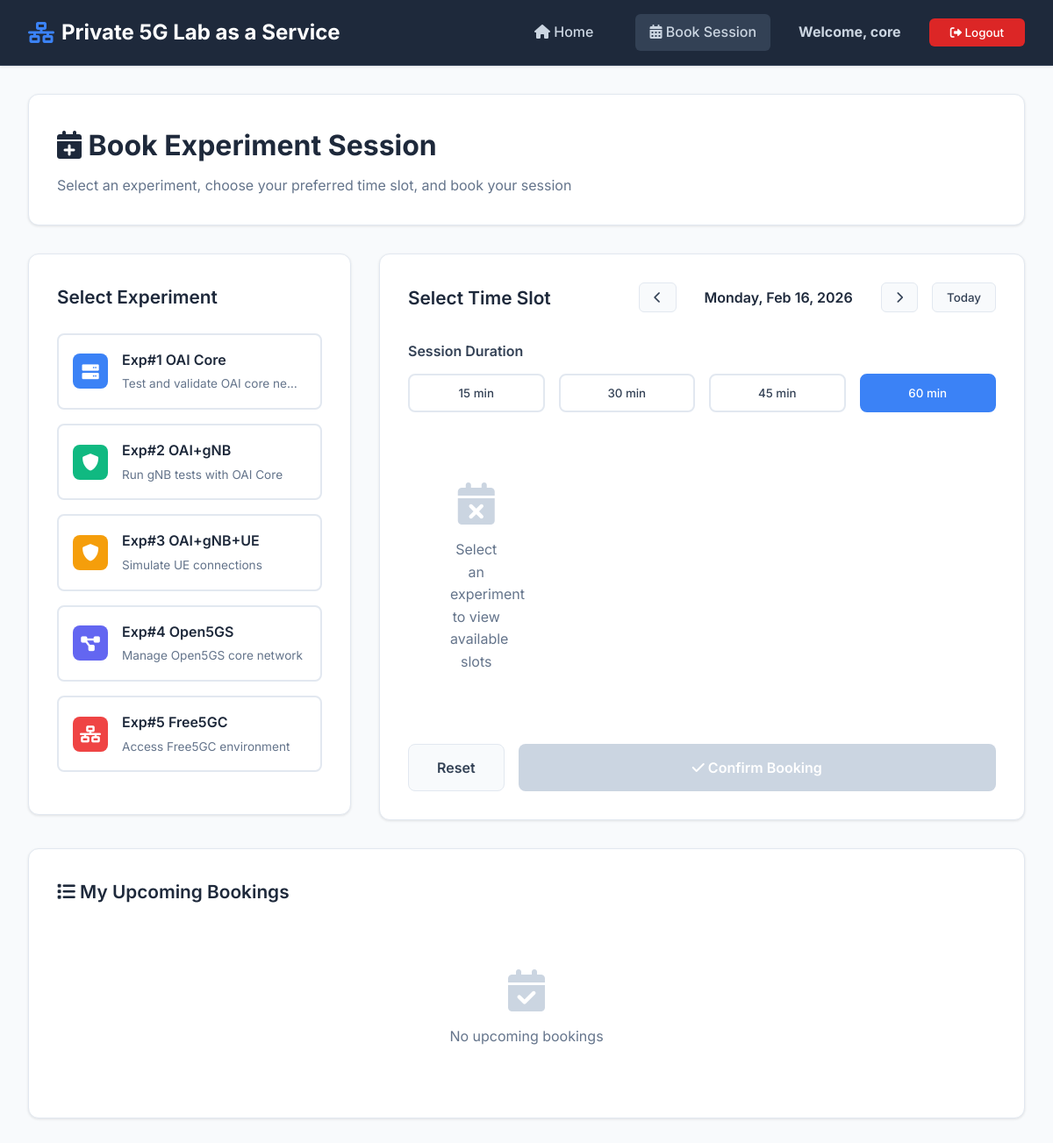
Page /accounts/booking/ (signed in) on the committed database.
### accounts/models.py (models this page shows, shortened)
class User(AbstractUser):
    email = models.EmailField(unique=True)
    bio = models.TextField(max_length=500, blank=True)
    profile_pic = models.ImageField(upload_to='profile_pics/', blank=True)

class Experiment(models.Model):
    exp_key = models.CharField(max_length=50, unique=True)
    name = models.CharField(max_length=100)
    description = models.TextField()
    url = models.URLField()  # Base URL without port, e.g., http://10.7.43.10
    port = models.IntegerField(default=4040)  # Port number
    is_custom = models.BooleanField(default=False)  # True for user-created experiments
    created_by = models.ForeignKey(User, on_delete=models.SET_NULL, null=True, blank=True, related_name='created_experiments')
    created_at = models.DateTimeField(default=timezone.now)
    class Meta:
        ordering = ['id']  # Show in order of creation

### accounts/views.py (the view)
# urls.py: path('booking/', views.booking_dashboard, name='booking_dashboard'),
@login_required
def booking_dashboard(request):
    date_str = request.GET.get('date')
    if date_str:
        try:
            target_date = timezone.datetime.strptime(date_str, '%Y-%m-%d').date()
        except ValueError:
            target_date = timezone.now().date()
    else:
        target_date = timezone.now().date()
    now = timezone.now()
    experiments = Experiment.objects.all()
    user_bookings = request.user.bookings.filter(
        status='active',
        start_time__gte=now
    ).order_by('start_time')
    context = {
        'experiments': experiments,
        'target_date': target_date,
        'user_bookings': user_bookings,
    }
    return render(request, 'booking_dashboard.html', context)

### templates/booking_dashboard.html (shortened to what this page needs)
<!DOCTYPE html>
<html>
<head>
    <link href="https://cdnjs.cloudflare.com/ajax/libs/font-awesome/6.0.0/css/all.min.css" rel="stylesheet">
</head>
<body>
    <nav class="navbar">
        <div class="nav-content">
            <a href="{% url 'accounts:home' %}" class="logo">
                <i class="fas fa-network-wired"></i>
                Private 5G Lab as a Service
            </a>
            <div class="nav-links">
                <a href="{% url 'accounts:home' %}"><i class="fas fa-home"></i> Home</a>
                <a href="{% url 'accounts:booking_dashboard' %}" style="background: #334155;"><i
                        class="fas fa-calendar-alt"></i> Book Session</a>
                <h1 style="color: #cbd5e1; font-size: 1rem;">Welcome, {{ user.username }}</h1>
                <form action="{% url 'logout' %}" method="post" style="display: inline;">
                    <button type="submit" class="logout-btn">
                        <i class="fas fa-sign-out-alt"></i> Logout
                    </button>
                </form>
            </div>
        </div>
    </nav>
    <div class="main-container">
        <div class="page-header">
            <h1><i class="fas fa-calendar-plus"></i> Book Experiment Session</h1>
            <p>Select an experiment, choose your preferred time slot, and book your session</p>
        </div>
        <div class="booking-container">
            <div class="experiment-selector">
                <h2>Select Experiment</h2>
                {% for experiment in experiments %}
                <div class="exp-option" data-exp="{{ experiment.exp_key }}"
                    onclick="selectExperiment('{{ experiment.exp_key }}')">
                    <div
                        class="exp-option-icon {% cycle 'exp-color-1' 'exp-color-2' 'exp-color-3' 'exp-color-4' 'exp-color-5' 'exp-color-6' 'exp-color-7' %}">
                        {% if 'Core' in experiment.name %}
                        <i class="fas fa-server"></i>
                        {% elif 'gNB' in experiment.name %}
                        <i class="fas fa-shield-alt"></i>
                        {% elif 'UE' in experiment.name %}
                        <i class="fas fa-mobile-alt"></i>
                        {% elif 'Open5GS' in experiment.name %}
                        <i class="fas fa-project-diagram"></i>
                        {% else %}
                        <i class="fas fa-network-wired"></i>
                        {% endif %}
                    </div>
                    <div class="exp-option-content">
                        <h3>{{ experiment.name }}</h3>
                        <p>{{ experiment.description|truncatechars:30 }}</p>
                    </div>
                </div>
                {% endfor %}
            </div>
            <div class="calendar-section">
                <div class="calendar-header">
                    <h2>Select Time Slot</h2>
                    <div class="date-nav">
                        <button onclick="changeDate(-1)"><i class="fas fa-chevron-left"></i></button>
                        <span class="current-date" id="currentDate">{{ target_date|date:"l, M d, Y" }}</span>
                        <button onclick="changeDate(1)"><i class="fas fa-chevron-right"></i></button>
                        <button onclick="goToToday()">Today</button>
                    </div>
                </div>
                <div class="duration-selector">
                    <label>Session Duration</label>
                    <div class="duration-options">
                        <button class="duration-btn" data-duration="15" onclick="selectDuration(15)">15 min</button>
                        <button class="duration-btn" data-duration="30" onclick="selectDuration(30)">30 min</button>
                        <button class="duration-btn" data-duration="45" onclick="selectDuration(45)">45 min</button>
                        <button class="duration-btn selected" data-duration="60" onclick="selectDuration(60)">60
                            min</button>
                    </div>
                </div>
                <div class="time-grid" id="timeGrid">
                    <div class="empty-state">
                        <i class="fas fa-calendar-times"></i>
                        <p>Select an experiment to view available slots</p>
                    </div>
                </div>
                <div class="booking-actions">
                    <button class="btn-cancel" onclick="resetSelection()">Reset</button>
                    <button class="btn-book" id="bookBtn" disabled onclick="confirmBooking()">
                        <i class="fas fa-check"></i> Confirm Booking
                    </button>
                </div>
            </div>
        </div>
        <div class="my-bookings-section">
            <h2><i class="fas fa-list"></i> My Upcoming Bookings</h2>
            {% if user_bookings %}
            {% for booking in user_bookings %}
            <div class="booking-card">
                <div class="booking-info">
                    <h4>{{ booking.experiment.name }}</h4>
                    <p><i class="fas fa-clock"></i> {{ booking.start_time|date:"M d, Y - H:i" }} to {{
                        booking.end_time|date:"H:i" }} ({{ booking.duration }} min)</p>
                </div>
                <form method="post" action="{% url 'accounts:cancel_booking' booking.id %}" style="display: inline;">
                    {% csrf_token %}
                    <button type="submit" class="btn-cancel-booking"
                        onclick="return confirm('Are you sure you want to cancel this booking?')">
                        <i class="fas fa-times"></i> Cancel
                    </button>
                </form>
            </div>
            {% endfor %}
            {% else %}
            <div class="empty-state">
                <i class="fas fa-calendar-check"></i>
                <p>No upcoming bookings</p>
            </div>
            {% endif %}
        </div>
    </div>
</body>
</html>

### rows in the picture
User: username "core"
Experiment: name "Exp#1 OAI Core", description "Test and validate OAI core ne…"
Experiment: name "Exp#2 OAI+gNB", description "Run gNB tests with OAI Core"
Experiment: name "Exp#3 OAI+gNB+UE", description "Simulate UE connections"
Experiment: name "Exp#4 Open5GS", description "Manage Open5GS core network"
Experiment: name "Exp#5 Free5GC", description "Access Free5GC environment"
